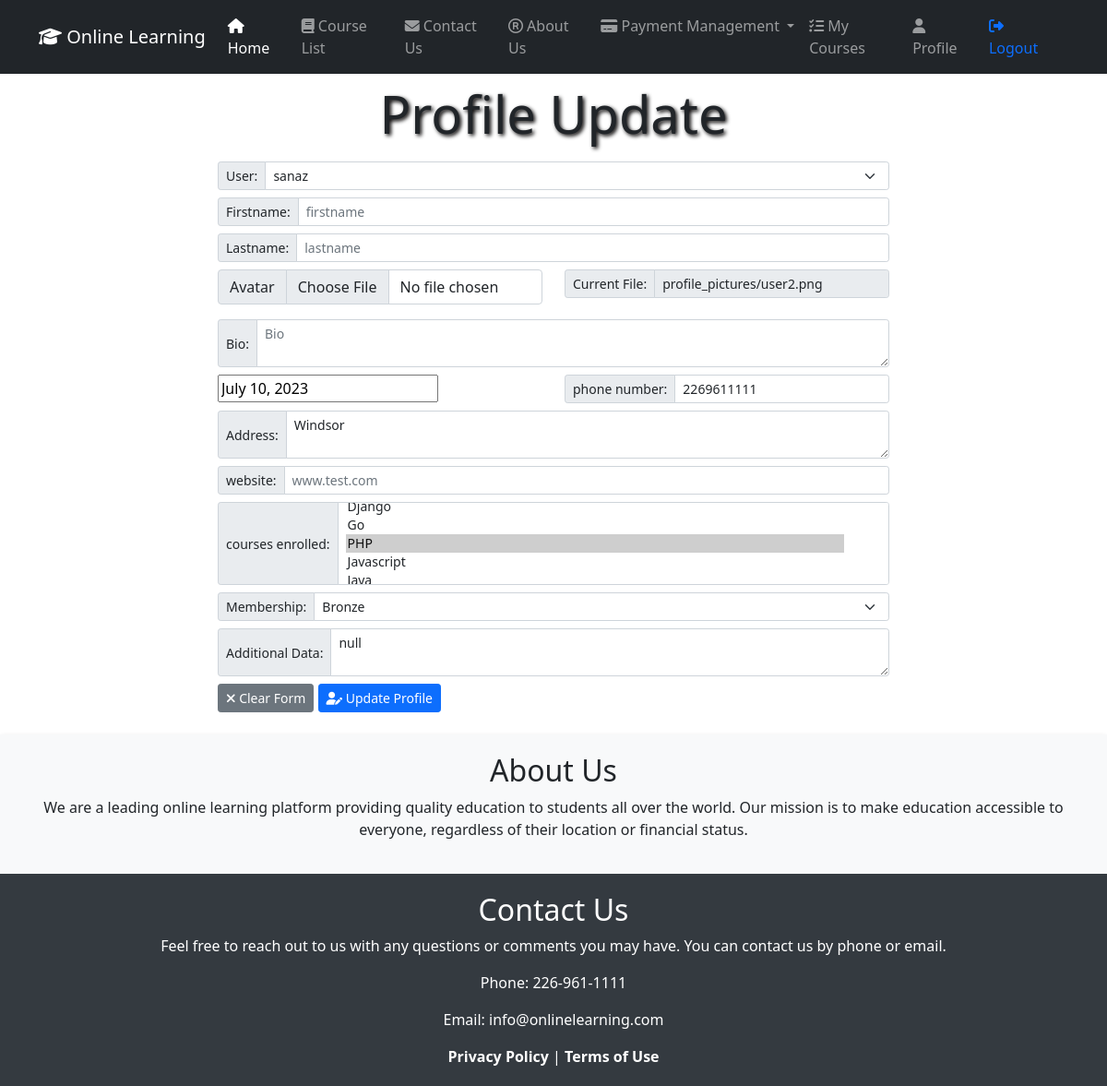
Before: /studentsByUserId/1/update/ (signed in) with the older database file.
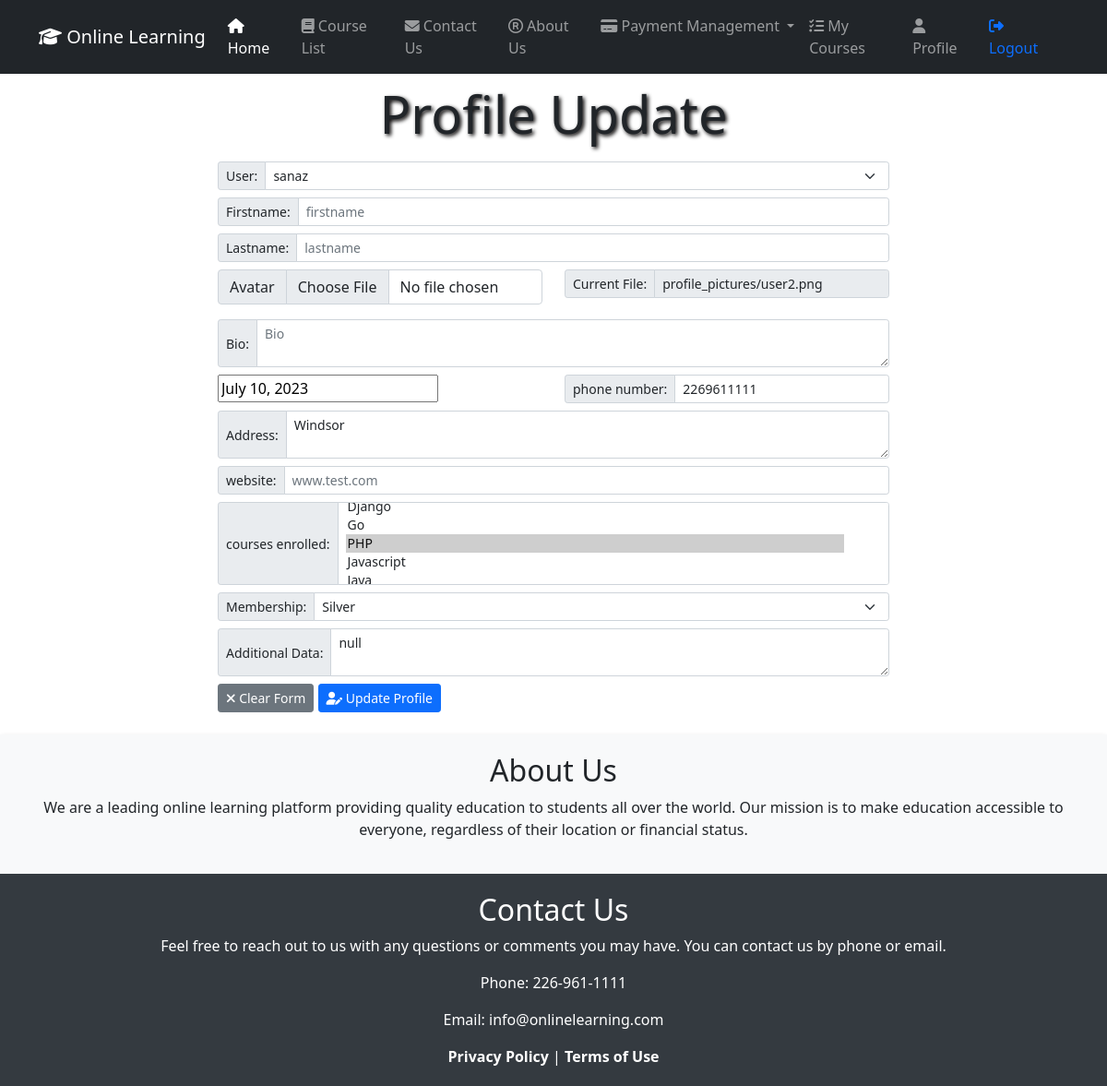
After: the same page with the newer database file.
### WhiteboardApp/models.py (models this page shows, shortened)
class Student(models.Model):
    user = models.OneToOneField(User, on_delete=models.CASCADE, related_name='student')
    profile_picture = models.ImageField(upload_to='profile_pictures/', null=True, blank=True)
    bio = models.TextField(blank=True)
    date_of_birth = models.DateField(null=True, blank=True)
    address = models.CharField(max_length=255, blank=True)
    website = models.URLField(blank=True)
    phone_number = models.CharField(max_length=15, null=True, blank=True)
    courses_enrolled = models.ManyToManyField(Course, through='Enrollment')
    membership = models.ForeignKey(Membership, on_delete=models.SET_NULL, null=True, default=0)
    additional_data = models.JSONField(blank=True, null=True)
    class Meta:
        db_table = 'WhiteboardApp_student'
        verbose_name = 'student'
        verbose_name_plural = 'students'

class Membership(models.Model):
    MEMBERSHIP_CHOICES = (
        ('no', 'No-Membership'),
        ('gold', 'Gold'),
        ('silver', 'Silver'),
        ('bronze', 'Bronze'),
    )
    name = models.CharField(max_length=100, choices=MEMBERSHIP_CHOICES)
    description = models.TextField()
    price = models.DecimalField(max_digits=8, decimal_places=2)
    benefits = models.TextField()
    def __str__(self):
        return self.get_name_display()

class Course(models.Model):
    title = models.CharField(max_length=100)
    description = models.TextField()
    instructor = models.ForeignKey(Instructor, on_delete=models.CASCADE)
    start_date = models.DateField()
    end_date = models.DateField()
    is_active = models.BooleanField(default=True)
    syllabus = models.FileField(upload_to='syllabus/', null=True, blank=True)
    prerequisites = models.ManyToManyField('self', blank=True)
    avatar = models.ImageField(upload_to='avatars/', null=True, blank=True)
    additional_data = models.JSONField(blank=True, null=True)
    def __str__(self):
        return self.title

### WhiteboardApp/views.py (the view)
# urls.py: path('studentsByUserId/<int:userid>/update/', views.student_update_by_userid, name='student-update-by-userId'),
@login_required(login_url="WhiteboardApp:login_post")
def student_update_by_userid(request, userid):
    student = get_object_or_404(Student, user_id=userid)
    user = student.user  # Retrieve the related User object directly from the student instance
    if request.method == 'POST':
        form = StudentForm(request.POST, request.FILES, instance=student)
        if form.is_valid():
            form.save()
            user.first_name = request.POST.get('first_name', '')
            user.last_name = request.POST.get('last_name', '')
            user.save()
            return redirect('WhiteboardApp:student-update-by-userId', userid=userid)
    else:
        form = StudentForm(instance=student)
        form.fields['user'].queryset = User.objects.filter(pk=user.id)
    return render(request, 'StudentTemplates/student_update_by_userid.html',
                  {'form': form, 'first_name': user.first_name, 'last_name': user.last_name})

### WhiteboardApp/forms.py
class StudentForm(forms.ModelForm):
    class Meta:
        model = Student
        fields = ('user', 'profile_picture', 'bio', 'date_of_birth', 'address', 'website', 'phone_number',
                  'courses_enrolled', 'membership', 'additional_data')

### templates/StudentTemplates/student_update_by_userid.html (shortened to what the changed rows need)
{% extends "base.html" %}
{% block styles %}
    <link href="https://cdn.jsdelivr.net/npm/bootstrap@5.0.2/dist/css/bootstrap.min.css" rel="stylesheet">
    <link href="https://unpkg.com/gijgo@1.9.14/css/gijgo.min.css" rel="stylesheet" type="text/css"/>
{% endblock %}
{% block content %}
    <div class="text-center">
        <h1 class="display-4 font-weight-bold" style="text-shadow: 2px 2px 4px rgba(3, 0, 0, 3); padding: 10px;">
            Profile Update
        </h1>
    </div>
    <div class="container">
        <div class="row">
            <form method="post" enctype="multipart/form-data">
                <div class="col-md-8 offset-md-2">
                    <form class="row g-3">
                        <div class="row">
                            <div class="col">
                                <div class="input-group mb-3">
                                    <label class="input-group-text"
                                           for="{{ form.profile_picture.id_for_label }}">Avatar</label>
                                    <input type="file" class="form-control" placeholder="Avatar"
                                           id="{{ form.profile_picture.id_for_label }}"
                                           name="{{ form.profile_picture.html_name }}"
                                           value="{{ form.profile_picture.value|default:'' }}"/>
                                </div>
                            </div>
                            <div class="col">
                                <div class="input-group input-group-sm mb-2">
                                    <span class="input-group-text" id="inputGroup-sizing-sm">Current File: </span>
                                    <input type="text" class="form-control form-control-sm"
                                           value="{{ form.profile_picture.value|default:'' }}" disabled/>
                                </div>
                            </div>
                        </div>
                        <div class="row">
                            <div class="col">
                                <input width="300" placeholder="date of birth"
                                       id="{{ form.date_of_birth.id_for_label }}"
                                       name="{{ form.date_of_birth.html_name }}"
                                       value="{{ form.date_of_birth.value|default:'' }}"/>
                            </div>
                            <div class="col">
                                <div class="input-group input-group-sm mb-2">
                                    <span class="input-group-text" id="inputGroup-sizing-sm">phone number: </span>
                                    <input type="text" class="form-control form-control-sm"
                                           id="{{ form.phone_number.id_for_label }}"
                                           name="{{ form.phone_number.html_name }}"
                                           placeholder="phone number like 226-961-1111"
                                           value="{{ form.phone_number.value|default:'' }}">
                                </div>
                            </div>
                        </div>
                        <div class="input-group input-group-sm mb-2">
                            <span class="input-group-text">Address: </span>
                            <textarea class="form-control" id="{{ form.address.id_for_label }}"
                                      name="{{ form.address.html_name }}">{{ form.address.value|default:'' }}</textarea>
                        </div>
                        <div class="input-group input-group-sm mb-2">
                            <label class="input-group-text"
                                   for="{{ form.courses_enrolled.id_for_label }}">courses enrolled: </label>
                            <select multiple class="form-select"
                                    id="{{ form.courses_enrolled.id_for_label }}"
                                    name="{{ form.courses_enrolled.html_name }}">
                                {% for course in form.courses_enrolled %}
                                    <option value="{{ course.id }}"
                                            {% if course.id in form.courses_enrolled.value %}selected{% endif %}>
                                        {{ course }}</option>
                                {% endfor %}
                            </select>
                        </div>
                        <div class="input-group input-group-sm mb-2">
                            <label for="{{ form.membership.id_for_label }}"
                                   class="input-group-text">Membership: </label>
                            <select class="form-select" id="{{ form.membership.id_for_label }}"
                                    name="{{ form.membership.html_name }}">
                                {% for membership in form.membership.field.queryset %}
                                    <option value="{{ membership.id }}"
                                            {% if membership.id == form.membership.value %}selected{% endif %}
                                            {% if membership.id != form.instance.membership_id %}disabled{% endif %}>
                                        {{ membership }}
                                    </option>
                                {% endfor %}
                            </select>
                        </div>
                        <br>
                    </form>
                </div>
            </form>
        </div>
    </div>
{% endblock %}

Changed rows visible on the page:
changed Student "profile_pictures/user2.png": membership "Bronze" → "Silver"
